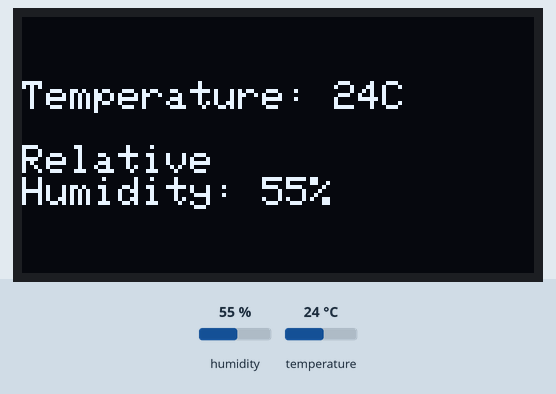
The sketch below on a simulated Arduino Uno, built with avr-gcc and run on an emulated ATmega328P. Parts: 128×64 one-colour display. The test bench sets the inputs (shaded band); at power-on: humidity 55 %, temperature 24 °C. The display library's start-up logo is not drawn; what the sketch prints to the serial monitor is not drawn.

Above: at 2.5 s.
2.6 s: humidity set to 22 %
At 3.8 s:
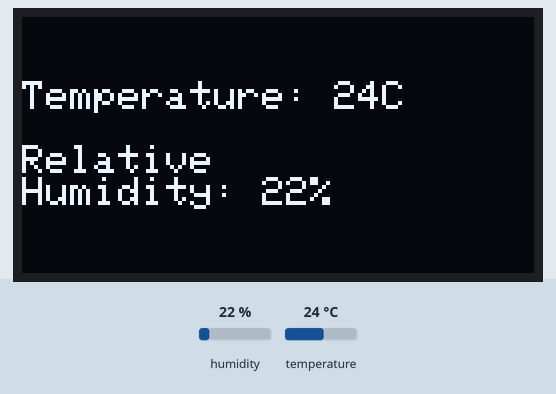
5.4 s: temperature set to 12 °C
At 6.8 s:
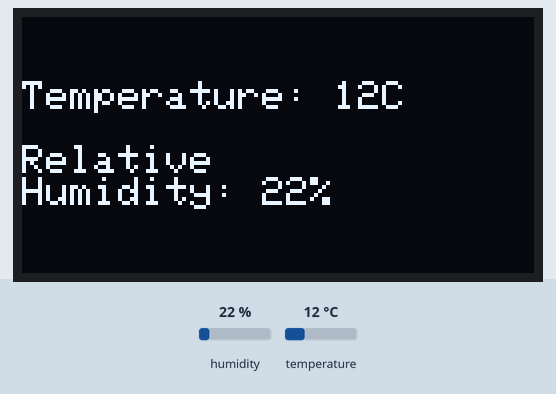
8.2 s: humidity set to 40 %
At 10.3 s:
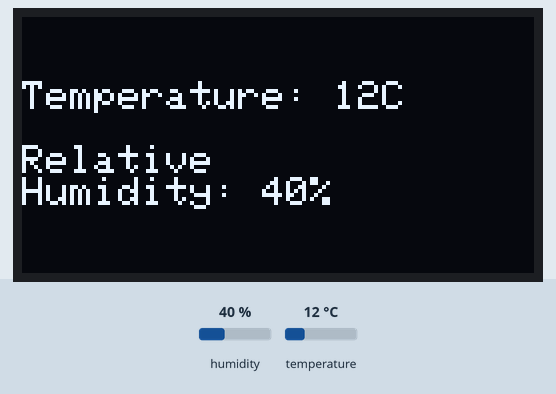
11.2 s: temperature set to 19 °C
Timing chart, 0 to 14.2 s (numbered marks = the images above; inputs shaded):
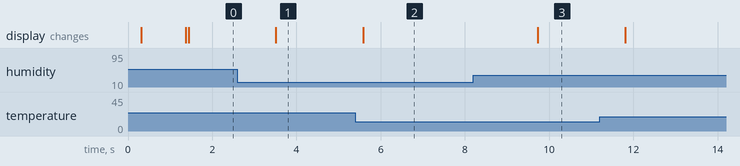

The sketch:

Arduino_OLED_AHT20.ino
```cpp
/**************************************************************************
   Tests the getTemperature and getHumidity functions of the aht20 library
 **************************************************************************/
#include <SPI.h>
#include <Wire.h>
#include <Adafruit_GFX.h>
#include <Adafruit_SH110X.h>
#include <Wire.h>
#include <AHT20.h>
AHT20 aht20;

Adafruit_SH1107 display = Adafruit_SH1107(64, 128, &Wire);

void setup() {
  Serial.begin(115200);
  Serial.println("Humidity AHT20 examples");

  Wire.begin();  //Join I2C bus
  //Check if the AHT20 will acknowledge
  if (aht20.begin() == false) {
    Serial.println("AHT20 not detected. Please check wiring. Freezing.");
    while (1)
      ;
  }
  Serial.println("AHT20 acknowledged.");

  Serial.println("128x64 OLED FeatherWing test");
  delay(250);                 // wait for the OLED to power up
  display.begin(0x3C, true);  // Address 0x3C default

  Serial.println("OLED begun");
  // Show image buffer on the display hardware.
  // Since the buffer is intialized with an Adafruit splashscreen
  // internally, this will display the splashscreen.
  display.display();
  delay(1000);

  // Clear the buffer.
  display.clearDisplay();
  display.display();

  display.setRotation(1);

  // text display tests
  display.setTextSize(1);
  display.setTextColor(SH110X_WHITE);
  display.setCursor(0, 0);
  display.print("Connecting to AHT-20':");
  display.println("connected!");
  display.println("Getting temp...");
  display.println("Getting humidity...");
  display.display();  // actually display all of the above
}

void loop() {


  if (aht20.available() == true) {
    //Get the new temperature and humidity value
    float temperature = aht20.getTemperature();
    float humidity = aht20.getHumidity();
    Serial.print("Temperature: ");
    Serial.print(temperature, 2);
    Serial.print(" C\t");
    Serial.print("Humidity: ");
    Serial.print(humidity, 2);
    Serial.print("% RH");

    Serial.println();

    display.clearDisplay();
    display.setCursor(0, 0);
    display.print("\n");
    display.print("\n");
    display.print("Temperature: ");
    display.print(int(temperature));
    display.print("C");
    display.print("\n");
    display.print("\n");
    display.println("Relative");
    display.print("Humidity: ");
    display.print(int(humidity));
    display.print("%");
    display.print("\n");
    yield();
    display.display();
  }

  //The AHT20 can respond with a reading every ~50ms. However, increased read time can cause the IC to heat around 1.0C above ambient.
  //The datasheet recommends reading every 2 seconds.
  delay(2000);
}
```

Measured:
- after the input at 2.6 s, the display: changes after 0.91 s (image 1)
- after the input at 5.4 s, the display: changes after 0.19 s (image 2)
- after the input at 8.2 s, the display: changes after 1.5 s (image 3)
